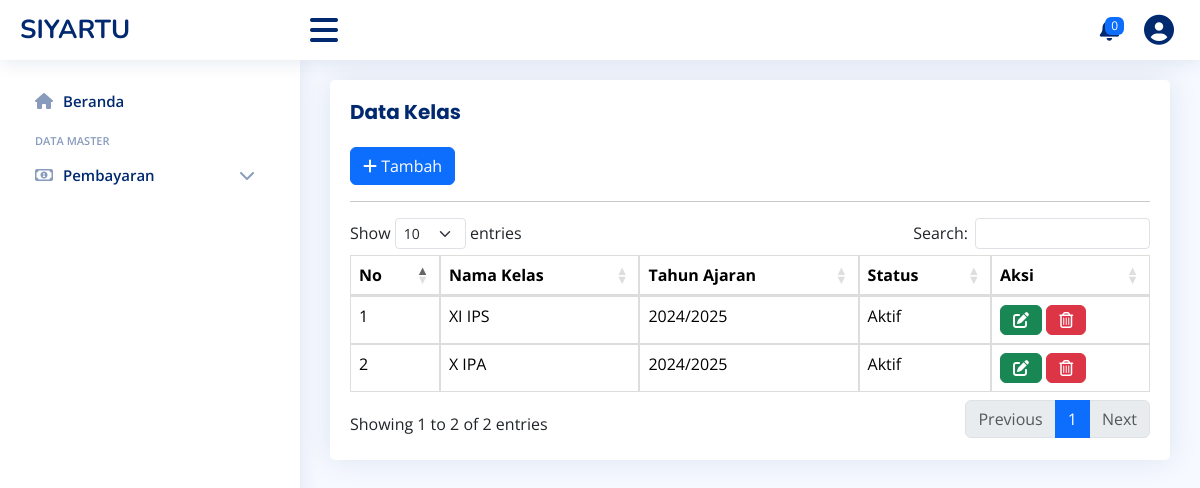
The page /index.php/kelas on the database its author committed.
### tables this page shows
CREATE TABLE `kelas` (
  `id` int(11) NOT NULL,
  `nama_kelas` varchar(50) NOT NULL,
  `tahun_ajaran` varchar(11) NOT NULL,
  `status` enum('Aktif','Non-Aktif') NOT NULL
);

### application/controllers/Kelas.php (called while the page is built, shortened)
<?php
class Kelas extends CI_Controller {
    public function __construct() {
        $this->load->model('Kelas_model');
        $this->load->helper('url');
		$this->load->library('notif_lib');
    }
    public function index() {
        $data['kelas'] = $this->Kelas_model->get_all();
        $this->load->view('kelas_view', $data);
    }
}

### index.php (called while the page is built, shortened)
<?php
require_once BASEPATH.'core/CodeIgniter.php';

### application/models/Kelas_model.php (called while the page is built, shortened)
<?php
class Kelas_model extends CI_Model {
    public function get_all() {
        return $this->db->get('kelas')->result();
    }
}

### application/views/kelas_view.php (the view, shortened to what this page needs)
    <main id="main" class="main">
        <section class="section">
            <div class="row">
                <div class="col-lg-12">
                    <div class="card">
                        <div class="card-body">
                            <h3 class="card-title" style="font-weight: bold; font-size: 20px;">Data Kelas</h3>
                            <button class="btn btn-primary" data-bs-toggle="modal" data-bs-target="#addKelasModal"><i class="fa-solid fa-plus"></i> Tambah</button>
                            <hr>
                            <div class="table-responsive">
                                <table class="table datatable">
                                    <thead>
                                        <tr>
                                            <th>No</th>
                                            <th>Nama Kelas</th>
                                            <th>Tahun Ajaran</th>
                                            <th>Status</th>
                                            <th>Aksi</th>
                                        </tr>
                                    </thead>
                                    <tbody>
                                        <?php $no = 1; foreach ($kelas as $k): ?>
                                        <tr>
                                            <td><?= $no++ ?></td>
                                            <td><?= $k->nama_kelas ?></td>
                                            <td><?= $k->tahun_ajaran ?></td>
                                            <td><?= $k->status ?></td>
                                            <td>
                                                <button class="btn btn-success" data-bs-toggle="modal" data-bs-target="#editKelas<?= $k->id ?>"><i class="fa-solid fa-pen-to-square"></i></button>
                                                <button class="btn btn-danger" data-bs-toggle="modal" data-bs-target="#deleteKelas<?= $k->id ?>"><i class="fa-regular fa-trash-can"></i></button>
                                            </td>
                                        </tr>
                                        <?php endforeach; ?>
                                    </tbody>
                                </table>
                            </div>
                        </div>
                    </div>
                </div>
            </div>
        </section>
    </main>
</body>
</html>

### assets/css/style.css (style rules this page uses)
body { font-family: "Open Sans", sans-serif; background: #f6f9ff; color: #444444; }
h1, h2, h3, h4, h5, h6 { font-family: "Nunito", sans-serif; }
#main { margin-top: 60px; padding: 20px 30px; transition: all 0.3s; }
.card { margin-bottom: 30px; border: none; border-radius: 5px; box-shadow: 0px 0 30px rgba(1, 41, 112, 0.1); }
.card-title { padding: 20px 0 15px 0; font-size: 18px; font-weight: 500; color: #012970; font-family: "Poppins", sans-serif; }
.card-body { padding: 0 20px 20px 20px; }
@media (min-width: 1200px) { #main, #footer { margin-left: 300px; } }

### application/views/layouts/head.php (style rules this page uses)
table.dataTable { border-collapse: collapse; }
table.dataTable th, table.dataTable td { border: 1px solid #ddd; padding: 8px; }
table.dataTable th { font-weight: bold; border-bottom: 2px solid #ddd; text-align: center; }
table.dataTable tr:nth-child(even) { background-color: #f9f9f9; }

### rows shown on the page
kelas: nama_kelas "XI IPS", tahun_ajaran "2024/2025", status "Aktif"
kelas: nama_kelas "X IPA", tahun_ajaran "2024/2025", status "Aktif"

### other values the page prints
count($notifikasi) "0"
